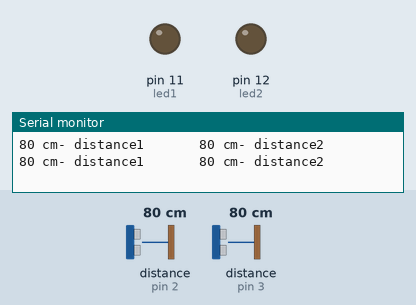
A sketch run on a simulated Arduino Uno, built with avr-gcc and run on an emulated ATmega328P. Shown: output pins drawn as LEDs (lit = HIGH), the last lines printed to the serial monitor. Wiring (inferred from the names in the program): 2 × ultrasonic range finder: trigger pin 8, echo pin 2 / trigger pin 9, echo pin 3. The test bench sets the inputs (shaded band); at power-on: distance to the obstacle (sensors on pin 2, pin 3) 80 cm. The echo pulse lasts 58.3 µs per cm; pins used as bus, display or sensor lines are not drawn.

Above: at 1.3 s.
1.4 s: distance to the obstacle (sensor on pin 2) set to 12 cm
3.2 s: distance to the obstacle (sensor on pin 2) set to 9 cm
At 4.7 s:
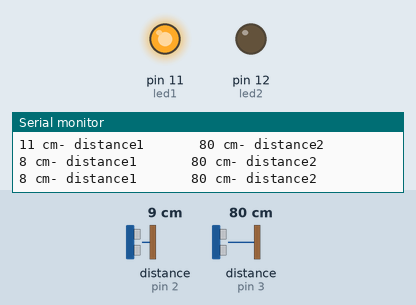
5.0 s: distance to the obstacle (sensor on pin 3) set to 12 cm
6.5 s: distance to the obstacle (sensor on pin 3) set to 9 cm
At 7.4 s:
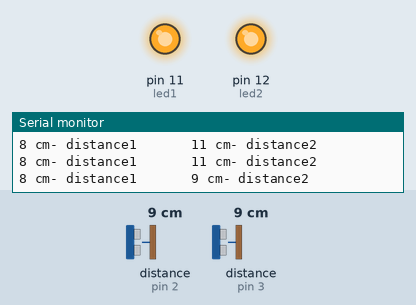
8.0 s: distance to the obstacle (sensor on pin 2) set to 18 cm
At 8.7 s:
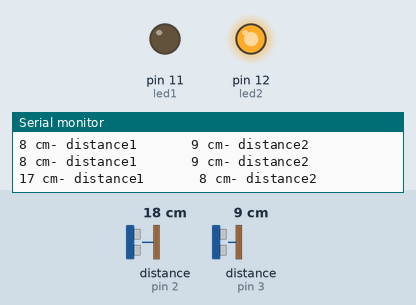
9.5 s: distance to the obstacle (sensor on pin 2) set to 2 cm
At 9.8 s:
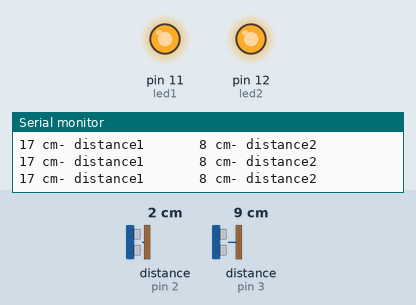
Timing chart, 0 to 12.0 s (numbered marks = the images above; inputs shaded):
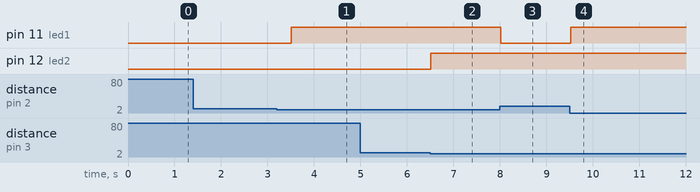

The sketch:

____________1_2.ino
```cpp
//מחוברים שני חיישנים ללדים, הלדים נדלקים במרחק קטן. יש שתי פסיקות
//בעיה: טעויות טכניות בכתיבה. דרך חשיבה- תוכנית מהחוברת ששינינו להיות לשני חיישנים
#define trigPin1 8     //     10uS בהדק 8 נותנים את ה'דרבון' של
#define echoPin1 2   //     )interrupt 0להדק 2  (  Echo חיבור מוצא החיישן
#define led1 11
#define trigPin2 9     //     10uS בהדק 8 נותנים את ה'דרבון' של
#define echoPin2 3   //     )interrupt 0להדק 2  (  Echo חיבור מוצא החיישן
#define led2 12
unsigned long time=0;
unsigned long duration1;  // משתנה עבור משך הזמן של רוחב הפולס
unsigned long duration2;  // משתנה עבור משך הזמן של רוחב הפולס
int distance1=0;      // משתנה עבור המרחק בס"מ
int distance2=0;      // משתנה עבור המרחק בס"מ

//--------------   של החיישן trigger   במבוא 10uS 'דרבון' של נותנת trigUs()   פונקציה     ---------------
void trigUs1()   {
  digitalWrite(trigPin1, HIGH);
  delayMicroseconds(10);
  digitalWrite(trigPin1, LOW);
  attachInterrupt(0, startCount1 ,RISING);  // startCount () : יש לבצע כאשר יש 'עליה' בהדק 2,
}
void trigUs2()   {
  digitalWrite(trigPin2, HIGH);
  delayMicroseconds(10);
  digitalWrite(trigPin2, LOW);
  attachInterrupt(1, startCount2 ,RISING);  // startCount () : יש לבצע כאשר יש 'עליה' בהדק 2,
}
//----------------מאפשרת את מדידת הזמן      startCount()   פונקציה     ----------------------
void startCount1()     {
  duration1=micros();  //  duration קרא זמן נוכחי למשתנה
  detachInterrupt(0);  // חסום פסיקה מספר 0 .
  attachInterrupt(0,  measurement1, FALLING); // measurement()  : בצע כאשר יש 'ירידה' ,
}
void startCount2()     {
  duration2=micros();  //  duration קרא זמן נוכחי למשתנה
  detachInterrupt(1);  // חסום פסיקה מספר 0 .
  attachInterrupt(1,  measurement2, FALLING); // measurement()  : בצע כאשר יש 'ירידה' ,
}
//----------- מודדת את הזמן ומחשבת את המרחק      measurement()פונקציה       --------------
void measurement1()
{
  duration1=micros()-duration1;  // ההפרש בין הזמן העכשוי (ב 'ירידה') לזמן הקודם (ב 'עליה')
  distance1=duration1/58;      // distance והצבה למשתנה  חישוב המרחק בס"מ
  detachInterrupt(0);      //   חסום פסיקה מספר 0 .

}
void measurement2()
{
  duration2=micros()-duration2;  // ההפרש בין הזמן העכשוי (ב 'ירידה') לזמן הקודם (ב 'עליה')
  distance2=duration2/58;      // distance והצבה למשתנה  חישוב המרחק בס"מ
  detachInterrupt(1);      //   חסום פסיקה מספר 0 .

}
void setup()
{
  Serial.begin(9600);
  pinMode(trigPin1, OUTPUT);
  pinMode(echoPin1, INPUT);
  pinMode(led1, OUTPUT);
    pinMode(trigPin2, OUTPUT);
  pinMode(echoPin2, INPUT);
  pinMode(led2, OUTPUT);
   trigUs1();
     trigUs2();
}
void loop()
{
  if(millis()-time>500) {  //מדידת מרחק כל חצי שניה
    Serial.print(distance1);     // הדפס את המרחק בס"מ
    Serial.print(" cm- distance1       ");     // ועבור שורה הדפס ס"מ
    Serial.print(distance2);     // הדפס את המרחק בס"מ
    Serial.println(" cm- distance2");     // ועבור שורה הדפס ס"מ
    trigUs1();
    trigUs2();
    time=millis();
 }
 if (distance1<10 )                        // אם המרחק קטן מ 15 ס"מ
    digitalWrite(led1,HIGH);       // הדלק את הלד
 else                                    // אחרת
    digitalWrite(led1,LOW);
 if (distance2<10 )                        // אם המרחק קטן מ 15 ס"מ
    digitalWrite(led2,HIGH);       // הדלק את הלד
 else                                    // אחרת
    digitalWrite(led2,LOW);
}
```

Measured:
- the behaviour switches between 11 and 10 cm on distance to the obstacle (sensor on pin 2) (found by bisection; images 0 and 1)
- the behaviour switches between 11 and 10 cm on distance to the obstacle (sensor on pin 3) (found by bisection; images 1 and 2)
- after the input at 3.2 s, pin 11 (led1): LOW → HIGH after 0.31 s
- after the input at 6.5 s, pin 12 (led2): LOW → HIGH at once
- after the input at 8.0 s, pin 11 (led1): HIGH → LOW at once
- after the input at 9.5 s, pin 11 (led1): LOW → HIGH at once
